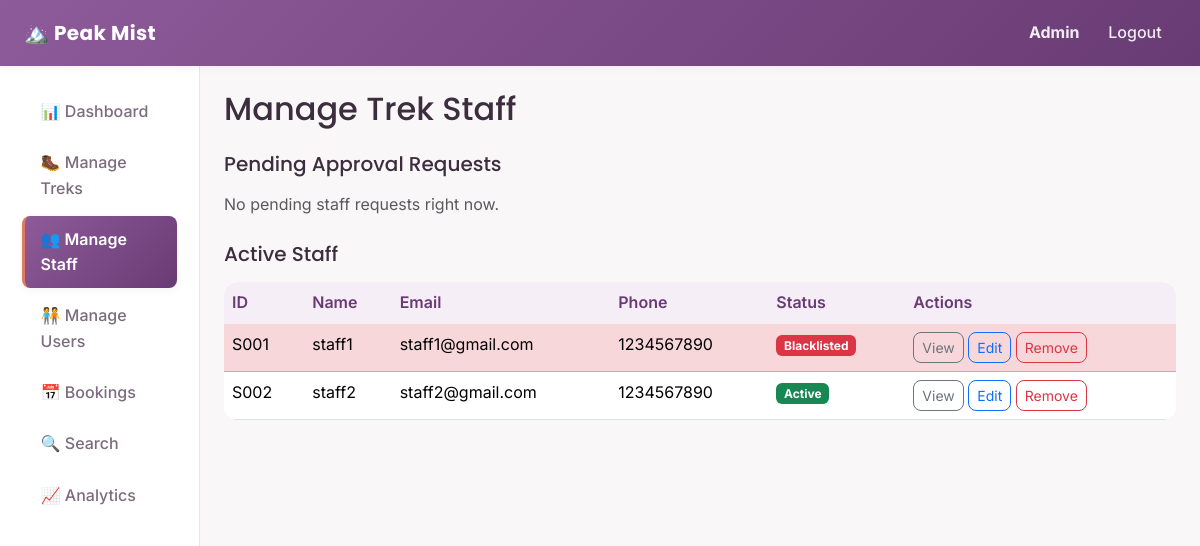
Screenshot of /admin/staff (signed in) with the database file from the repository.
### backend/models.py (models this page shows, shortened)
class User(db.Model, UserMixin):
    __tablename__ = "users"
    id = db.Column(db.Integer, primary_key=True)
    username = db.Column(db.String(80), unique=True, nullable=False)
    password_hash = db.Column(db.String(200), nullable=False)
    full_name = db.Column(db.String(120), nullable=False)
    email = db.Column(db.String(120), unique=True, nullable=False)
    phone = db.Column(db.String(20), nullable=True)
    role = db.Column(db.String(20), nullable=False, default="user")
    is_blacklisted = db.Column(db.Boolean, default=False, nullable=False)
    created_at = db.Column(db.DateTime, default=datetime.utcnow)
    staff_profile = db.relationship(
        "StaffProfile",
        backref="user",
        uselist=False,
        cascade="all, delete-orphan"
    )
    bookings = db.relationship(
        "Booking",
        backref="user",
        cascade="all, delete-orphan"
    )

class StaffProfile(db.Model):
    __tablename__ = "staff_profiles"
    id = db.Column(db.Integer, primary_key=True)
    user_id = db.Column(db.Integer, db.ForeignKey("users.id"), nullable=False)
    status = db.Column(db.String(20), default="pending")
    assigned_treks = db.relationship("Trek", backref="staff", lazy=True)
    @property
    def display_id(self):
        return f"S{self.id:03d}"

### backend/routes.py (the view)
@admin_bp.route("/staff")
@login_required
@role_required("admin")
def staff_list():
    all_staff = User.query.filter_by(role="staff").all()
    pending_staff = [s for s in all_staff if s.staff_profile and s.staff_profile.status == "pending"]
    active_staff = [s for s in all_staff if s.staff_profile and s.staff_profile.status == "active"]
    rejected_staff = [s for s in all_staff if s.staff_profile and s.staff_profile.status == "rejected"]
    return render_template(
        "admin/staff.html",
        pending_staff=pending_staff,
        active_staff=active_staff,
        rejected_staff=rejected_staff,
    )

### backend/routes.py (called while the page is built)
def role_required(*allowed_roles):
    def decorator(view_function):
        @wraps(view_function)
        def wrapped_view(*args, **kwargs):
            if current_user.role not in allowed_roles:
                abort(403)
            return view_function(*args, **kwargs)
        return wrapped_view
    return decorator

### templates/admin/staff.html (shortened to what this page needs)
{% extends "layout_dashboard.html" %}
{% set active_page = 'staff' %}
{% block content %}
<h2 class="mb-4">Manage Trek Staff</h2>
<h5 class="mb-3">
    Pending Approval Requests
</h5>
{% if pending_staff %}
<div class="table-responsive mb-4">
    <table class="table table-hover bg-white">
        <thead>
            <tr>
                <th>ID</th>
                <th>Name</th>
                <th>Email</th>
                <th>Phone</th>
                <th>Actions</th>
            </tr>
        </thead>
        <tbody>
            {% for staff_user in pending_staff %}
            <tr class="table-warning">
                <td>{{ staff_user.staff_profile.display_id }}</td>
                <td>{{ staff_user.full_name }}</td>
                <td>{{ staff_user.email }}</td>
                <td>{{ staff_user.phone or "-" }}</td>
                <td>
                    <form method="POST" action="{{ url_for('admin.approve_staff', user_id=staff_user.id) }}" class="d-inline">
                        <button type="submit" class="btn btn-sm btn-success">Approve</button>
                    </form>
                    <form method="POST" action="{{ url_for('admin.reject_staff', user_id=staff_user.id) }}" class="d-inline">
                        <button type="submit" class="btn btn-sm btn-outline-danger">Reject</button>
                    </form>
                </td>
            </tr>
            {% endfor %}
        </tbody>
    </table>
</div>
{% else %}
<p class="text-muted mb-4">No pending staff requests right now.</p>
{% endif %}
<h5 class="mb-3">Active Staff</h5>
{% if active_staff %}
<div class="table-responsive mb-4">
    <table class="table table-hover bg-white">
        <thead>
            <tr>
                <th>ID</th>
                <th>Name</th>
                <th>Email</th>
                <th>Phone</th>
                <th>Status</th>
                <th>Actions</th>
            </tr>
        </thead>
        <tbody>
            {% for staff_user in active_staff %}
            <tr class="{% if staff_user.is_blacklisted %}table-danger{% endif %}">
                <td>{{ staff_user.staff_profile.display_id }}</td>
                <td>{{ staff_user.full_name }}</td>
                <td>{{ staff_user.email }}</td>
                <td>{{ staff_user.phone or "-" }}</td>
                <td>
                    {% if staff_user.is_blacklisted %}
                        <span class="badge bg-danger">Blacklisted</span>
                    {% else %}
                        <span class="badge bg-success">Active</span>
                    {% endif %}
                </td>
                <td>
                    <a href="{{ url_for('admin.staff_detail', user_id=staff_user.id) }}"
                       class="btn btn-sm btn-outline-secondary">View</a>
                    <a href="{{ url_for('admin.edit_staff', user_id=staff_user.id) }}"
                       class="btn btn-sm btn-outline-primary">Edit</a>
                    <form method="POST" action="{{ url_for('admin.remove_staff', user_id=staff_user.id) }}"
                          class="d-inline">
                        <button type="submit" class="btn btn-sm btn-outline-danger">Remove</button>
                    </form>
                </td>
            </tr>
            {% endfor %}
        </tbody>
    </table>
</div>
{% else %}
<p class="text-muted mb-4">No active staff members yet.</p>
{% endif %}
{% endblock %}

### templates/layout_dashboard.html (shortened to what this page needs)
<!DOCTYPE html>
<html lang="en">
<head>
    <link
        href="https://cdnjs.cloudflare.com/ajax/libs/bootstrap/5.3.3/css/bootstrap.min.css"
        rel="stylesheet">
    <link rel="stylesheet" href="{{ url_for('static', filename='css/styles.css') }}">
</head>
<body>
    <nav class="navbar navbar-expand-lg navbar-trek">
        <div class="container-fluid px-4">
            <a class="navbar-brand fw-bold" href="{{ url_for('auth.home') }}">
                🏔️ Peak Mist
            </a>
            <div class="navbar-collapse" id="navMenu">
                <ul class="navbar-nav ms-auto align-items-lg-center">
                    <li class="nav-item">
                        <span class="nav-link">
                            <strong>{{ current_user.full_name }}</strong>
                        </span>
                    </li>
                    <li class="nav-item">
                        <a class="nav-link" href="{{ url_for('auth.logout') }}">Logout</a>
                    </li>
                </ul>
            </div>
        </div>
    </nav>
    <div class="container-fluid">
        <div class="row">
            <nav class="col-md-3 col-lg-2 sidebar">
                <ul class="nav flex-column">
                    {% if current_user.role == 'admin' %}
                        <li class="nav-item">
                            <a class="nav-link {% if active_page == 'dashboard' %}active{% endif %}"
                               href="{{ url_for('admin.dashboard') }}">📊 Dashboard</a>
                        </li>
                        <li class="nav-item">
                            <a class="nav-link {% if active_page == 'treks' %}active{% endif %}"
                               href="{{ url_for('admin.treks') }}">🥾 Manage Treks</a>
                        </li>
                        <li class="nav-item">
                            <a class="nav-link {% if active_page == 'staff' %}active{% endif %}"
                               href="{{ url_for('admin.staff_list') }}">👥 Manage Staff</a>
                        </li>
                        <li class="nav-item">
                            <a class="nav-link {% if active_page == 'users' %}active{% endif %}"
                               href="{{ url_for('admin.users_list') }}">🧑‍🤝‍🧑 Manage Users</a>
                        </li>
                        <li class="nav-item">
                            <a class="nav-link {% if active_page == 'bookings' %}active{% endif %}"
                               href="{{ url_for('admin.bookings_list') }}">📅 Bookings</a>
                        </li>
                        <li class="nav-item">
                            <a class="nav-link {% if active_page == 'search' %}active{% endif %}"
                               href="{{ url_for('admin.search') }}">🔍 Search</a>
                        </li>
                        <li class="nav-item">
                            <a class="nav-link {% if active_page == 'analytics' %}active{% endif %}"
                               href="{{ url_for('admin.analytics') }}">📈 Analytics</a>
                        </li>
                    {% endif %}
                </ul>
            </nav>
            <main class="col-md-9 col-lg-10 p-4">
                {% block content %}{% endblock %}
            </main>
        </div>
    </div>
</body>
</html>

### static/css/styles.css (style rules this page uses)
:root { --primary: #8d5b99; --primary-dark: #693b74; --primary-light: #f6eef7; --secondary: #e07a5f; --secondary-dark: #c2593e; --secondary-light: #fdf1ee; --white: #ffffff; --off-white: #faf7f9; --border: #eee3ed; --text-dark: #3d2e3f; --text-light: #7d6b7f; --yellow: #f4d35e; --pink: #f28482; --purple-light: #b5a2e3; --mint: #63c9a5; --coral: #e07a5f; --sky: #6fb3e0; --sky-deep: #2f7ab8; --shadow-small: 0 2px 8px rgba(61, 46, 63, 0.05); --shadow-medium: 0 8px 24px rgba(61, 46, 63, 0.08); --shadow-large: 0 16px 40px rgba(61, 46, 63, 0.12); --radius: 14px; --radius-small: 8px; }
* { box-sizing: border-box; }
body { background-color: var(--off-white); font-family: "Inter", "Segoe UI", Arial, sans-serif; color: var(--text-dark); line-height: 1.6; }
h1, h2, h3, h4, h5, h6 { font-family: "Poppins", "Segoe UI", Arial, sans-serif; color: var(--text-dark); }
a { color: var(--primary-dark); text-decoration: none; }
.navbar-trek { background: linear-gradient(135deg, var(--primary) 0%, var(--primary-dark) 100%) !important; box-shadow: var(--shadow-small); padding-top: 0.75rem; padding-bottom: 0.75rem; }
.navbar-trek .navbar-brand { color: var(--white) !important; font-family: "Poppins", sans-serif; font-weight: 700; letter-spacing: 0.02em; }
.navbar-trek .nav-link { color: rgba(255, 255, 255, 0.9) !important; font-weight: 500; border-radius: var(--radius-small); padding: 0.45rem 0.9rem !important; transition: background-color 0.2s ease, color 0.2s ease; }
.btn { border-radius: var(--radius-small); }
.sidebar { background-color: var(--white); border-right: 1px solid var(--border); min-height: calc(100vh - 56px); padding-top: 1.25rem; }
.sidebar .nav-link { display: flex; align-items: center; gap: 0.65rem; color: var(--text-light); padding: 0.65rem 1rem; border-radius: var(--radius-small); margin: 0.15rem 0.6rem; font-weight: 500; border-left: 3px solid transparent; transition: background-color 0.2s ease, color 0.2s ease, border-color 0.2s ease; }
.sidebar .nav-link.active { background: linear-gradient(135deg, var(--primary) 0%, var(--primary-dark) 100%); color: var(--white); font-weight: 600; border-left-color: var(--secondary); box-shadow: var(--shadow-small); }
.table { background-color: var(--white); border-radius: var(--radius); overflow: hidden; }
.table thead th { background-color: var(--primary-light); color: var(--primary-dark); border-bottom: none; font-weight: 600; }

### rows the page displays
User: full_name "Admin"
User: staff_profile.display_id "S001", full_name "staff1", email "staff1@gmail.com", phone "1234567890", is_blacklisted "Blacklisted"
User: staff_profile.display_id "S002", full_name "staff2", email "staff2@gmail.com", phone "1234567890", is_blacklisted "Active"
